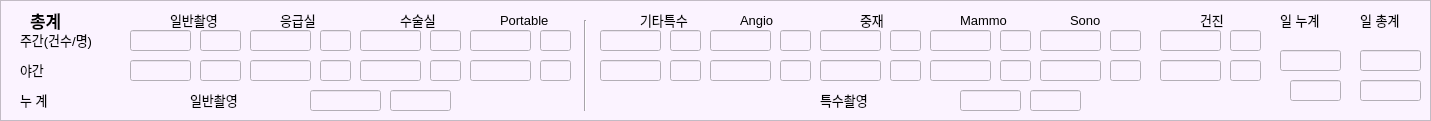
   <widget class="QFrame" name="frame_2">
    <property name="geometry">
     <rect>
      <x>30</x>
      <y>50</y>
      <width>1431</width>
      <height>121</height>
     </rect>
    </property>
    <property name="styleSheet">
     <string notr="true">background-color: rgb(251, 243, 255);</string>
    </property>
    <property name="frameShape">
     <enum>QFrame::Shape::StyledPanel</enum>
    </property>
    <property name="frameShadow">
     <enum>QFrame::Shadow::Raised</enum>
    </property>
    <widget class="QLabel" name="label_61">
     <property name="geometry">
      <rect>
       <x>30</x>
       <y>10</y>
       <width>51</width>
       <height>20</height>
      </rect>
     </property>
     <property name="font">
      <font>
       <pointsize>13</pointsize>
       <bold>true</bold>
      </font>
     </property>
     <property name="text">
      <string>총계</string>
     </property>
    </widget>
    <widget class="QLabel" name="label_62">
     <property name="geometry">
      <rect>
       <x>20</x>
       <y>30</y>
       <width>81</width>
       <height>20</height>
      </rect>
     </property>
     <property name="font">
      <font>
       <pointsize>10</pointsize>
      </font>
     </property>
     <property name="text">
      <string>주간(건수/명)</string>
     </property>
    </widget>
    <widget class="QLabel" name="label_80">
     <property name="geometry">
      <rect>
       <x>20</x>
       <y>60</y>
       <width>41</width>
       <height>20</height>
      </rect>
     </property>
     <property name="font">
      <font>
       <pointsize>10</pointsize>
      </font>
     </property>
     <property name="text">
      <string>야간</string>
     </property>
    </widget>
    <widget class="QLabel" name="label_81">
     <property name="geometry">
      <rect>
       <x>20</x>
       <y>90</y>
       <width>51</width>
       <height>20</height>
      </rect>
     </property>
     <property name="font">
      <font>
       <pointsize>10</pointsize>
      </font>
     </property>
     <property name="text">
      <string>누 계</string>
     </property>
    </widget>
    <widget class="QLineEdit" name="lineEdit_xt_d">
     <property name="geometry">
      <rect>
       <x>130</x>
       <y>30</y>
       <width>61</width>
       <height>21</height>
      </rect>
     </property>
    </widget>
    <widget class="QLabel" name="label_82">
     <property name="geometry">
      <rect>
       <x>170</x>
       <y>10</y>
       <width>61</width>
       <height>20</height>
      </rect>
     </property>
     <property name="font">
      <font>
       <pointsize>10</pointsize>
      </font>
     </property>
     <property name="text">
      <string>일반촬영</string>
     </property>
    </widget>
    <widget class="QLabel" name="label_83">
     <property name="geometry">
      <rect>
       <x>280</x>
       <y>10</y>
       <width>51</width>
       <height>20</height>
      </rect>
     </property>
     <property name="font">
      <font>
       <pointsize>10</pointsize>
      </font>
     </property>
     <property name="text">
      <string>응급실</string>
     </property>
    </widget>
    <widget class="QLabel" name="label_84">
     <property name="geometry">
      <rect>
       <x>400</x>
       <y>10</y>
       <width>61</width>
       <height>20</height>
      </rect>
     </property>
     <property name="font">
      <font>
       <pointsize>10</pointsize>
      </font>
     </property>
     <property name="text">
      <string>수술실</string>
     </property>
    </widget>
    <widget class="QLabel" name="label_85">
     <property name="geometry">
      <rect>
       <x>500</x>
       <y>10</y>
       <width>61</width>
       <height>20</height>
      </rect>
     </property>
     <property name="font">
      <font>
       <pointsize>10</pointsize>
      </font>
     </property>
     <property name="text">
      <string>Portable</string>
     </property>
    </widget>
    <widget class="QLabel" name="label_86">
     <property name="geometry">
      <rect>
       <x>640</x>
       <y>10</y>
       <width>61</width>
       <height>20</height>
      </rect>
     </property>
     <property name="font">
      <font>
       <pointsize>10</pointsize>
      </font>
     </property>
     <property name="text">
      <string>기타특수</string>
     </property>
    </widget>
    <widget class="QLabel" name="label_87">
     <property name="geometry">
      <rect>
       <x>740</x>
       <y>10</y>
       <width>61</width>
       <height>20</height>
      </rect>
     </property>
     <property name="font">
      <font>
       <pointsize>10</pointsize>
      </font>
     </property>
     <property name="text">
      <string>Angio</string>
     </property>
    </widget>
    <widget class="QLabel" name="label_88">
     <property name="geometry">
      <rect>
       <x>860</x>
       <y>10</y>
       <width>41</width>
       <height>20</height>
      </rect>
     </property>
     <property name="font">
      <font>
       <pointsize>10</pointsize>
      </font>
     </property>
     <property name="text">
      <string>중재</string>
     </property>
    </widget>
    <widget class="QLabel" name="label_89">
     <property name="geometry">
      <rect>
       <x>960</x>
       <y>10</y>
       <width>61</width>
       <height>20</height>
      </rect>
     </property>
     <property name="font">
      <font>
       <pointsize>10</pointsize>
      </font>
     </property>
     <property name="text">
      <string>Mammo</string>
     </property>
    </widget>
    <widget class="QLabel" name="label_90">
     <property name="geometry">
      <rect>
       <x>1070</x>
       <y>10</y>
       <width>61</width>
       <height>20</height>
      </rect>
     </property>
     <property name="font">
      <font>
       <pointsize>10</pointsize>
      </font>
     </property>
     <property name="text">
      <string>Sono</string>
     </property>
    </widget>
    <widget class="QLabel" name="label_91">
     <property name="geometry">
      <rect>
       <x>1200</x>
       <y>10</y>
       <width>61</width>
       <height>20</height>
      </rect>
     </property>
     <property name="font">
      <font>
       <pointsize>10</pointsize>
      </font>
     </property>
     <property name="text">
      <string>건진</string>
     </property>
    </widget>
    <widget class="QLabel" name="label_92">
     <property name="geometry">
      <rect>
       <x>1280</x>
       <y>10</y>
       <width>61</width>
       <height>20</height>
      </rect>
     </property>
     <property name="font">
      <font>
       <pointsize>10</pointsize>
      </font>
     </property>
     <property name="text">
      <string>일 누계</string>
     </property>
    </widget>
    <widget class="QLabel" name="label_93">
     <property name="geometry">
      <rect>
       <x>1360</x>
       <y>10</y>
       <width>61</width>
       <height>20</height>
      </rect>
     </property>
     <property name="font">
      <font>
       <pointsize>10</pointsize>
      </font>
     </property>
     <property name="text">
      <string>일 총계</string>
     </property>
    </widget>
    <widget class="QLineEdit" name="lineEdit_xt_d_p">
     <property name="geometry">
      <rect>
       <x>200</x>
       <y>30</y>
       <width>41</width>
       <height>21</height>
      </rect>
     </property>
    </widget>
    <widget class="QLineEdit" name="lineEdit_xt_n">
     <property name="geometry">
      <rect>
       <x>130</x>
       <y>60</y>
       <width>61</width>
       <height>21</height>
      </rect>
     </property>
    </widget>
    <widget class="QLineEdit" name="lineEdit_xt_n_p">
     <property name="geometry">
      <rect>
       <x>200</x>
       <y>60</y>
       <width>41</width>
       <height>21</height>
      </rect>
     </property>
    </widget>
    <widget class="QLineEdit" name="lineEdit_et_d">
     <property name="geometry">
      <rect>
       <x>250</x>
       <y>30</y>
       <width>61</width>
       <height>21</height>
      </rect>
     </property>
    </widget>
    <widget class="QLineEdit" name="lineEdit_et_d_p">
     <property name="geometry">
      <rect>
       <x>320</x>
       <y>30</y>
       <width>31</width>
       <height>21</height>
      </rect>
     </property>
    </widget>
    <widget class="QLineEdit" name="lineEdit_et_n">
     <property name="geometry">
      <rect>
       <x>250</x>
       <y>60</y>
       <width>61</width>
       <height>21</height>
      </rect>
     </property>
    </widget>
    <widget class="QLineEdit" name="lineEdit_et_n_p">
     <property name="geometry">
      <rect>
       <x>320</x>
       <y>60</y>
       <width>31</width>
       <height>21</height>
      </rect>
     </property>
    </widget>
    <widget class="QLineEdit" name="lineEdit_ot_d">
     <property name="geometry">
      <rect>
       <x>360</x>
       <y>30</y>
       <width>61</width>
       <height>21</height>
      </rect>
     </property>
    </widget>
    <widget class="QLineEdit" name="lineEdit_ot_d_p">
     <property name="geometry">
      <rect>
       <x>430</x>
       <y>30</y>
       <width>31</width>
       <height>21</height>
      </rect>
     </property>
    </widget>
    <widget class="QLineEdit" name="lineEdit_ot_n">
     <property name="geometry">
      <rect>
       <x>360</x>
       <y>60</y>
       <width>61</width>
       <height>21</height>
      </rect>
     </property>
    </widget>
    <widget class="QLineEdit" name="lineEdit_ot_n_p">
     <property name="geometry">
      <rect>
       <x>430</x>
       <y>60</y>
       <width>31</width>
       <height>21</height>
      </rect>
     </property>
    </widget>
    <widget class="QLineEdit" name="lineEdit_pt_d">
     <property name="geometry">
      <rect>
       <x>470</x>
       <y>30</y>
       <width>61</width>
       <height>21</height>
      </rect>
     </property>
    </widget>
    <widget class="QLineEdit" name="lineEdit_pt_d_p">
     <property name="geometry">
      <rect>
       <x>540</x>
       <y>30</y>
       <width>31</width>
       <height>21</height>
      </rect>
     </property>
    </widget>
    <widget class="QLineEdit" name="lineEdit_x_sub">
     <property name="geometry">
      <rect>
       <x>310</x>
       <y>90</y>
       <width>71</width>
       <height>21</height>
      </rect>
     </property>
    </widget>
    <widget class="QLineEdit" name="lineEdit_pt_n">
     <property name="geometry">
      <rect>
       <x>470</x>
       <y>60</y>
       <width>61</width>
       <height>21</height>
      </rect>
     </property>
    </widget>
    <widget class="QLineEdit" name="lineEdit_x_sub_p">
     <property name="geometry">
      <rect>
       <x>390</x>
       <y>90</y>
       <width>61</width>
       <height>21</height>
      </rect>
     </property>
    </widget>
    <widget class="QLineEdit" name="lineEdit_pt_n_p">
     <property name="geometry">
      <rect>
       <x>540</x>
       <y>60</y>
       <width>31</width>
       <height>21</height>
      </rect>
     </property>
    </widget>
    <widget class="QLineEdit" name="lineEdit_st_d">
     <property name="geometry">
      <rect>
       <x>600</x>
       <y>30</y>
       <width>61</width>
       <height>21</height>
      </rect>
     </property>
    </widget>
    <widget class="QLineEdit" name="lineEdit_st_d_p">
     <property name="geometry">
      <rect>
       <x>670</x>
       <y>30</y>
       <width>31</width>
       <height>21</height>
      </rect>
     </property>
    </widget>
    <widget class="QLineEdit" name="lineEdit_st_n">
     <property name="geometry">
      <rect>
       <x>600</x>
       <y>60</y>
       <width>61</width>
       <height>21</height>
      </rect>
     </property>
    </widget>
    <widget class="QLineEdit" name="lineEdit_st_n_p">
     <property name="geometry">
      <rect>
       <x>670</x>
       <y>60</y>
       <width>31</width>
       <height>21</height>
      </rect>
     </property>
    </widget>
    <widget class="QLineEdit" name="lineEdit_at_d">
     <property name="geometry">
      <rect>
       <x>710</x>
       <y>30</y>
       <width>61</width>
       <height>21</height>
      </rect>
     </property>
    </widget>
    <widget class="QLineEdit" name="lineEdit_at_d_p">
     <property name="geometry">
      <rect>
       <x>780</x>
       <y>30</y>
       <width>31</width>
       <height>21</height>
      </rect>
     </property>
    </widget>
    <widget class="QLineEdit" name="lineEdit_at_n">
     <property name="geometry">
      <rect>
       <x>710</x>
       <y>60</y>
       <width>61</width>
       <height>21</height>
      </rect>
     </property>
    </widget>
    <widget class="QLineEdit" name="lineEdit_at_n_p">
     <property name="geometry">
      <rect>
       <x>780</x>
       <y>60</y>
       <width>31</width>
       <height>21</height>
      </rect>
     </property>
    </widget>
    <widget class="QLineEdit" name="lineEdit_it_d">
     <property name="geometry">
      <rect>
       <x>820</x>
       <y>30</y>
       <width>61</width>
       <height>21</height>
      </rect>
     </property>
    </widget>
    <widget class="QLineEdit" name="lineEdit_it_d_p">
     <property name="geometry">
      <rect>
       <x>890</x>
       <y>30</y>
       <width>31</width>
       <height>21</height>
      </rect>
     </property>
    </widget>
    <widget class="QLineEdit" name="lineEdit_it_n">
     <property name="geometry">
      <rect>
       <x>820</x>
       <y>60</y>
       <width>61</width>
       <height>21</height>
      </rect>
     </property>
    </widget>
    <widget class="QLineEdit" name="lineEdit_it_n_p">
     <property name="geometry">
      <rect>
       <x>890</x>
       <y>60</y>
       <width>31</width>
       <height>21</height>
      </rect>
     </property>
    </widget>
    <widget class="QLineEdit" name="lineEdit_mt_d">
     <property name="geometry">
      <rect>
       <x>930</x>
       <y>30</y>
       <width>61</width>
       <height>21</height>
      </rect>
     </property>
    </widget>
    <widget class="QLineEdit" name="lineEdit_mt_d_p">
     <property name="geometry">
      <rect>
       <x>1000</x>
       <y>30</y>
       <width>31</width>
       <height>21</height>
      </rect>
     </property>
    </widget>
    <widget class="QLineEdit" name="lineEdit_mt_n">
     <property name="geometry">
      <rect>
       <x>930</x>
       <y>60</y>
       <width>61</width>
       <height>21</height>
      </rect>
     </property>
    </widget>
    <widget class="QLineEdit" name="lineEdit_mt_n_p">
     <property name="geometry">
      <rect>
       <x>1000</x>
       <y>60</y>
       <width>31</width>
       <height>21</height>
      </rect>
     </property>
    </widget>
    <widget class="QLineEdit" name="lineEdit_sot_d">
     <property name="geometry">
      <rect>
       <x>1040</x>
       <y>30</y>
       <width>61</width>
       <height>21</height>
      </rect>
     </property>
    </widget>
    <widget class="QLineEdit" name="lineEdit_sot_d_p">
     <property name="geometry">
      <rect>
       <x>1110</x>
       <y>30</y>
       <width>31</width>
       <height>21</height>
      </rect>
     </property>
    </widget>
    <widget class="QLineEdit" name="lineEdit_sot_n">
     <property name="geometry">
      <rect>
       <x>1040</x>
       <y>60</y>
       <width>61</width>
       <height>21</height>
      </rect>
     </property>
    </widget>
    <widget class="QLineEdit" name="lineEdit_sot_n_p">
     <property name="geometry">
      <rect>
       <x>1110</x>
       <y>60</y>
       <width>31</width>
       <height>21</height>
      </rect>
     </property>
    </widget>
    <widget class="QLineEdit" name="lineEdit_ht_n_p">
     <property name="geometry">
      <rect>
       <x>1230</x>
       <y>60</y>
       <width>31</width>
       <height>21</height>
      </rect>
     </property>
    </widget>
    <widget class="QLineEdit" name="lineEdit_ht_n">
     <property name="geometry">
      <rect>
       <x>1160</x>
       <y>60</y>
       <width>61</width>
       <height>21</height>
      </rect>
     </property>
    </widget>
    <widget class="QLineEdit" name="lineEdit_s_sub_p">
     <property name="geometry">
      <rect>
       <x>1030</x>
       <y>90</y>
       <width>51</width>
       <height>21</height>
      </rect>
     </property>
    </widget>
    <widget class="QLineEdit" name="lineEdit_ht_d_p">
     <property name="geometry">
      <rect>
       <x>1230</x>
       <y>30</y>
       <width>31</width>
       <height>21</height>
      </rect>
     </property>
    </widget>
    <widget class="QLineEdit" name="lineEdit_s_sub">
     <property name="geometry">
      <rect>
       <x>960</x>
       <y>90</y>
       <width>61</width>
       <height>21</height>
      </rect>
     </property>
    </widget>
    <widget class="QLineEdit" name="lineEdit_ht_d">
     <property name="geometry">
      <rect>
       <x>1160</x>
       <y>30</y>
       <width>61</width>
       <height>21</height>
      </rect>
     </property>
    </widget>
    <widget class="QLineEdit" name="lineEdit_d_sub">
     <property name="geometry">
      <rect>
       <x>1280</x>
       <y>50</y>
       <width>61</width>
       <height>21</height>
      </rect>
     </property>
    </widget>
    <widget class="QLineEdit" name="lineEdit_d_sub_p">
     <property name="geometry">
      <rect>
       <x>1290</x>
       <y>80</y>
       <width>51</width>
       <height>21</height>
      </rect>
     </property>
    </widget>
    <widget class="QLineEdit" name="lineEdit_d_tot_p">
     <property name="geometry">
      <rect>
       <x>1360</x>
       <y>80</y>
       <width>61</width>
       <height>21</height>
      </rect>
     </property>
    </widget>
    <widget class="QLineEdit" name="lineEdit_d_tot">
     <property name="geometry">
      <rect>
       <x>1360</x>
       <y>50</y>
       <width>61</width>
       <height>21</height>
      </rect>
     </property>
    </widget>
    <widget class="QLabel" name="label_94">
     <property name="geometry">
      <rect>
       <x>190</x>
       <y>90</y>
       <width>71</width>
       <height>20</height>
      </rect>
     </property>
     <property name="font">
      <font>
       <pointsize>10</pointsize>
      </font>
     </property>
     <property name="text">
      <string>일반촬영</string>
     </property>
    </widget>
    <widget class="QLabel" name="label_95">
     <property name="geometry">
      <rect>
       <x>820</x>
       <y>90</y>
       <width>71</width>
       <height>20</height>
      </rect>
     </property>
     <property name="font">
      <font>
       <pointsize>10</pointsize>
      </font>
     </property>
     <property name="text">
      <string>특수촬영</string>
     </property>
    </widget>
    <widget class="Line" name="line_2">
     <property name="geometry">
      <rect>
       <x>575</x>
       <y>20</y>
       <width>20</width>
       <height>91</height>
      </rect>
     </property>
     <property name="orientation">
      <enum>Qt::Orientation::Vertical</enum>
     </property>
    </widget>
   </widget>
